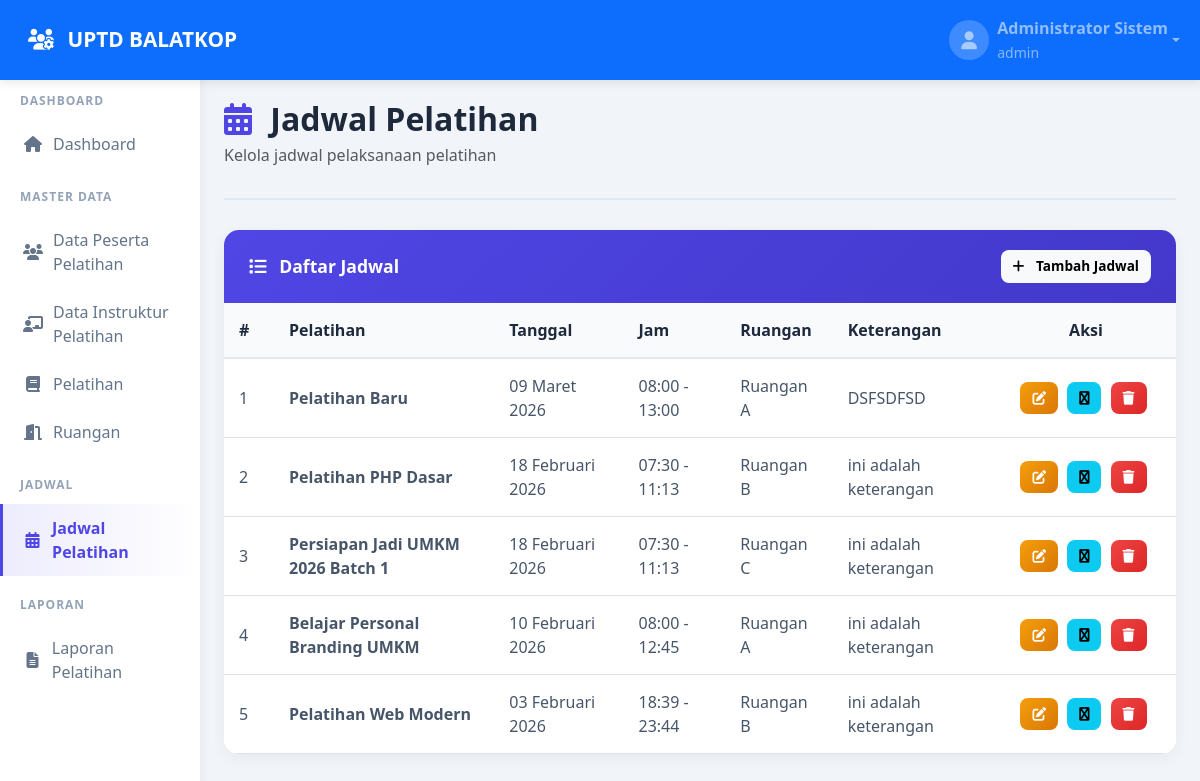
/Admin/jadwal.php (signed in), run on the app's committed database.
### tables this page shows
CREATE TABLE `jadwal` (
  `id` int(11) NOT NULL,
  `pelatihan_id` int(11) NOT NULL,
  `tanggal` date NOT NULL,
  `jam_mulai` time NOT NULL,
  `jam_selesai` time NOT NULL,
  `ruangan_id` int(11) NOT NULL,
  `lokasi` varchar(150) NOT NULL,
  `keterangan` text DEFAULT NULL,
  `created_at` timestamp NULL DEFAULT current_timestamp(),
  `updated_at` timestamp NULL DEFAULT current_timestamp() ON UPDATE current_timestamp()
);

CREATE TABLE `pelatihan` (
  `id` int(11) NOT NULL,
  `nama_pelatihan` varchar(100) NOT NULL,
  `penyelenggara` varchar(100) DEFAULT NULL,
  `kuota` int(11) DEFAULT NULL,
  `created_at` timestamp NULL DEFAULT current_timestamp(),
  `instruktur_id` int(11) DEFAULT NULL
);

### config.php (called while the page is built, shortened)
<?php
function format_tanggal($date) {
    $bulan = [
        1 => 'Januari', 'Februari', 'Maret', 'April', 'Mei', 'Juni',
        'Juli', 'Agustus', 'September', 'Oktober', 'November', 'Desember'
    ];
    $timestamp = strtotime($date);
    $d = date('d', $timestamp);
    $m = date('n', $timestamp);
    $y = date('Y', $timestamp);
    return $d . ' ' . $bulan[$m] . ' ' . $y;
}
?>

### Admin/jadwal.php (the view, shortened to what this page needs)
<?php
require_once '../config.php';
$conn = getConnection();
$jadwal_list = $conn->query("
    SELECT
        j.id,
        j.tanggal,
        j.jam_mulai,
        j.jam_selesai,
        IFNULL(r.nama_ruangan, '-') AS nama_ruangan,
        j.keterangan,
        p.nama_pelatihan
    FROM jadwal j
    JOIN pelatihan p ON j.pelatihan_id = p.id
    LEFT JOIN ruangan r ON j.ruangan_id = r.id
    ORDER BY j.tanggal DESC, j.jam_mulai ASC
");
?>
<!DOCTYPE html>
<html lang="id">
<head>
    <link href="https://cdn.jsdelivr.net/npm/bootstrap@5.3.0/dist/css/bootstrap.min.css" rel="stylesheet">
    <link rel="stylesheet" href="https://cdnjs.cloudflare.com/ajax/libs/font-awesome/6.4.0/css/all.min.css">
    <link rel="stylesheet" href="../assets/css/style.css">
</head>
<body>
    <?php include '../includes/navbar.php'; ?>
    <div class="container-fluid">
        <div class="row">
            <?php include '../includes/sidebar.php'; ?>
            <main class="col-md-9 ms-sm-auto col-lg-10 px-md-4 main-content">
                <div class="page-header">
                    <h1><i class="fas fa-calendar-alt"></i> Jadwal Pelatihan</h1>
                    <p class="text-muted">Kelola jadwal pelaksanaan pelatihan</p>
                </div>
                <div class="content-card">
                    <div class="card-header d-flex justify-content-between align-items-center">
                        <h5><i class="fas fa-list"></i> Daftar Jadwal</h5>
                        <button class="btn btn-light btn-sm" data-bs-toggle="modal" data-bs-target="#addModal">
                            <i class="fas fa-plus"></i> Tambah Jadwal
                        </button>
                    </div>
                    <div class="table-responsive">
                        <table class="table table-hover">
                            <thead>
                                <tr>
                                    <th width="50">#</th>
                                    <th>Pelatihan</th>
                                    <th>Tanggal</th>
                                    <th>Jam</th>
                                    <th>Ruangan</th>
                                    <th>Keterangan</th>
                                    <th width="180" class="text-center">Aksi</th>
                                </tr>
                            </thead>
                            <tbody>
                                <?php
                                $no = 1;
                                while ($row = $jadwal_list->fetch_assoc()):
                                ?>
                                    <tr>
                                        <td><?php echo $no++; ?></td>
                                        <td><strong><?php echo $row['nama_pelatihan']; ?></strong></td>
                                        <td><?php echo format_tanggal($row['tanggal']); ?></td>
                                        <td>
                                            <?php echo substr($row['jam_mulai'], 0, 5); ?> -
                                            <?php echo substr($row['jam_selesai'], 0, 5); ?>
                                        </td>
                                        <td><?php echo $row['nama_ruangan']; ?></td>
                                        <td><?php echo $row['keterangan'] ?? '-'; ?></td>
                                        <td class="text-center action-buttons">
                                            <button class="btn btn-warning btn-sm"
                                                onclick="editJadwal(<?php echo $row['id']; ?>)">
                                                <i class="fas fa-edit"></i>
                                            </button>
                                            <button class="btn btn-info btn-sm"
                                                onclick="sendWhatsApp(<?php echo $row['id']; ?>)"
                                                title="Kirim notifikasi ke WhatsApp">
                                                <i class="fas fa-whatsapp"></i>
                                            </button>
                                            <button class="btn btn-danger btn-sm"
                                                onclick="deleteJadwal(<?php echo $row['id']; ?>)">
                                                <i class="fas fa-trash"></i>
                                            </button>
                                        </td>
                                    </tr>
                                <?php endwhile; ?>
                            </tbody>
                        </table>
                    </div>
                </div>
            </main>
        </div>
    </div>
</body>
</html>

### assets/css/style.css (style rules this page uses)
:root { --primary: #4f46e5; --primary-dark: #4338ca; --secondary: #06b6d4; --success: #10b981; --danger: #ef4444; --warning: #f59e0b; --info: #3b82f6; --dark: #1e293b; --light: #f8fafc; --sidebar-width: 250px; }
* { margin: 0; padding: 0; box-sizing: border-box; }
body { font-family: 'Segoe UI', Tahoma, Geneva, Verdana, sans-serif; background-color: #f1f5f9; overflow-x: hidden; }
.main-content { margin-top: 20px; padding-bottom: 40px; }
.page-header { margin-bottom: 30px; padding-bottom: 15px; border-bottom: 2px solid #e2e8f0; }
.page-header h1 { font-size: 2rem; font-weight: 700; color: var(--dark); margin-bottom: 5px; }
.page-header h1 i { color: var(--primary); margin-right: 10px; }
.content-card { background: white; border-radius: 15px; box-shadow: 0 4px 15px rgba(0,0,0,0.05); margin-bottom: 30px; overflow: hidden; animation: fadeInUp 0.6s ease-out; }
.content-card .card-header { background: linear-gradient(135deg, var(--primary) 0%, var(--primary-dark) 100%); color: white; padding: 20px 25px; border: none; }
.content-card .card-header h5 { margin: 0; font-weight: 600; font-size: 1.1rem; }
.content-card .card-header i { margin-right: 8px; }
.table { margin-bottom: 0; }
.table thead th { background: #f8fafc; color: var(--dark); font-weight: 600; border-bottom: 2px solid #e2e8f0; padding: 15px; }
.table tbody td { padding: 15px; vertical-align: middle; color: #475569; }
.table-hover tbody tr { transition: all 0.3s; }
.btn { padding: 10px 20px; border-radius: 8px; font-weight: 600; transition: all 0.3s; border: none; }
.btn-warning { background: linear-gradient(135deg, #f59e0b 0%, #d97706 100%); color: white; }
.btn-danger { background: linear-gradient(135deg, #ef4444 0%, #dc2626 100%); }
.btn-sm { padding: 6px 12px; font-size: 0.85rem; }
.action-buttons .btn { margin-right: 5px; }

### data on the page
jadwal: pelatihan.nama_pelatihan "Pelatihan Baru", tanggal "09 Maret 2026", jam_mulai "08:00", jam_selesai "13:00", nama_ruangan "Ruangan A", keterangan "DSFSDFSD"
jadwal: pelatihan.nama_pelatihan "Pelatihan PHP Dasar", tanggal "18 Februari 2026", jam_mulai "07:30", jam_selesai "11:13", nama_ruangan "Ruangan B", keterangan "ini adalah keterangan"
jadwal: pelatihan.nama_pelatihan "Persiapan Jadi UMKM 2026 Batch 1", tanggal "18 Februari 2026", jam_mulai "07:30", jam_selesai "11:13", nama_ruangan "Ruangan C", keterangan "ini adalah keterangan"
jadwal: pelatihan.nama_pelatihan "Belajar Personal Branding UMKM", tanggal "10 Februari 2026", jam_mulai "08:00", jam_selesai "12:45", nama_ruangan "Ruangan A", keterangan "ini adalah keterangan"
jadwal: pelatihan.nama_pelatihan "Pelatihan Web Modern", tanggal "03 Februari 2026", jam_mulai "18:39", jam_selesai "23:44", nama_ruangan "Ruangan B", keterangan "ini adalah keterangan"

### other printed values
APP_NAME "UPTD BALATKOP"
$_SESSION['nama_lengkap'] "Administrator Sistem"
$_SESSION['username'] "admin"
